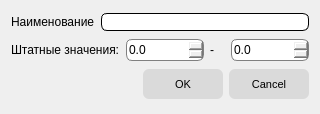
<?xml version="1.0" encoding="UTF-8"?>
<ui version="4.0">
 <class>NewSensorTypeDialog</class>
 <widget class="QDialog" name="NewSensorTypeDialog">
  <property name="geometry">
   <rect>
    <x>0</x>
    <y>0</y>
    <width>320</width>
    <height>114</height>
   </rect>
  </property>
  <property name="windowTitle">
   <string>Добавить тип датчика</string>
  </property>
  <property name="styleSheet">
   <string notr="true">QWidget
{
	font-size: 9pt;
}

QPushButton
{
	background-color: rgb(218, 218, 218);
	border: none;
	border-radius: 6px;
	min-width: 80px;
	min-height: 30px;
	font-size: 8pt;
}

QPushButton:hover
{
	border-top: 1px solid black;
	border-left: 1px solid black;
	border-right: 2px outset black;
	border-bottom: 2px outset black;
}

QPushButton:pressed
{
	border: 2px inset black;
}

QLineEdit
{
	border: 1px solid black;
	border-radius: 6px;
}

QDoubleSpinBox
{
	border-radius: 6px;
	border: 1px solid gray;
	min-height: 20px;
	min-width: 60px;	
	max-width: 100px;	
}</string>
  </property>
  <layout class="QVBoxLayout" name="verticalLayout_2">
   <item>
    <layout class="QVBoxLayout" name="verticalLayout">
     <item>
      <layout class="QHBoxLayout" name="horizontalLayout_18">
       <item>
        <widget class="QLabel" name="label_49">
         <property name="font">
          <font>
           <pointsize>9</pointsize>
          </font>
         </property>
         <property name="text">
          <string>Наименование</string>
         </property>
        </widget>
       </item>
       <item>
        <widget class="QLineEdit" name="leName">
         <property name="sizePolicy">
          <sizepolicy hsizetype="MinimumExpanding" vsizetype="Fixed">
           <horstretch>0</horstretch>
           <verstretch>0</verstretch>
          </sizepolicy>
         </property>
         <property name="font">
          <font>
           <pointsize>9</pointsize>
          </font>
         </property>
        </widget>
       </item>
      </layout>
     </item>
    </layout>
   </item>
   <item>
    <layout class="QHBoxLayout" name="horizontalLayout_27">
     <item>
      <widget class="QLabel" name="label_50">
       <property name="font">
        <font>
         <pointsize>9</pointsize>
        </font>
       </property>
       <property name="text">
        <string>Штатные значения:</string>
       </property>
      </widget>
     </item>
     <item>
      <widget class="QDoubleSpinBox" name="dsbMin">
       <property name="decimals">
        <number>1</number>
       </property>
       <property name="maximum">
        <double>65535.000000000000000</double>
       </property>
       <property name="singleStep">
        <double>0.100000000000000</double>
       </property>
      </widget>
     </item>
     <item>
      <widget class="QLabel" name="label_51">
       <property name="font">
        <font>
         <pointsize>9</pointsize>
        </font>
       </property>
       <property name="text">
        <string>-</string>
       </property>
      </widget>
     </item>
     <item>
      <widget class="QDoubleSpinBox" name="dsbMax">
       <property name="decimals">
        <number>1</number>
       </property>
       <property name="maximum">
        <double>65535.000000000000000</double>
       </property>
       <property name="singleStep">
        <double>0.100000000000000</double>
       </property>
      </widget>
     </item>
    </layout>
   </item>
   <item>
    <widget class="QDialogButtonBox" name="buttonBox">
     <property name="orientation">
      <enum>Qt::Horizontal</enum>
     </property>
     <property name="standardButtons">
      <set>QDialogButtonBox::Cancel|QDialogButtonBox::Ok</set>
     </property>
    </widget>
   </item>
  </layout>
 </widget>
 <resources/>
 <connections>
  <connection>
   <sender>buttonBox</sender>
   <signal>accepted()</signal>
   <receiver>NewSensorTypeDialog</receiver>
   <slot>accept()</slot>
   <hints>
    <hint type="sourcelabel">
     <x>229</x>
     <y>85</y>
    </hint>
    <hint type="destinationlabel">
     <x>157</x>
     <y>105</y>
    </hint>
   </hints>
  </connection>
  <connection>
   <sender>buttonBox</sender>
   <signal>rejected()</signal>
   <receiver>NewSensorTypeDialog</receiver>
   <slot>reject()</slot>
   <hints>
    <hint type="sourcelabel">
     <x>297</x>
     <y>91</y>
    </hint>
    <hint type="destinationlabel">
     <x>286</x>
     <y>105</y>
    </hint>
   </hints>
  </connection>
 </connections>
</ui>
